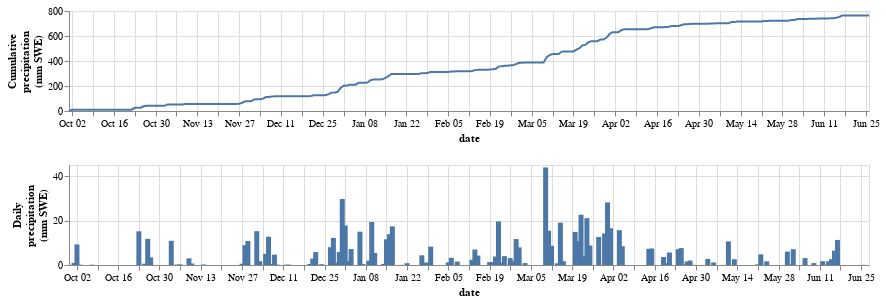

Notebook cell for this chart:
### Code cell
base = alt.Chart(df).encode(alt.X("date:T")).properties(height = 200, width = 400)
(
    base.mark_line().encode(
        alt.Y("acc_prec:Q").title(["Cumulative", "precipitation", "(mm SWE)"])
    ).properties(width=800, height=100)
    &
    base.mark_bar().encode(
        alt.Y("avg:Q").title(["Daily", "precipitation", "(mm SWE)"])
    ).properties(width=800, height=100)
).display(renderer='svg')

### Figure 1 — Vega-Lite specification as saved in the notebook (floating-point values rounded to 4 significant figures; data arrays with more than 128 entries replaced by an {"elided": "..."} marker saying what was removed)
{"config": {"view": {"continuousWidth": 300, "continuousHeight": 300}}, "vconcat": [{"mark": {"type": "line"}, "encoding": {"x": {"field": "date", "type": "temporal"}, "y": {"field": "acc_prec", "title": ["Cumulative", "precipitation", "(mm SWE)"], "type": "quantitative"}}, "height": 100, "width": 800}, {"mark": {"type": "bar"}, "encoding": {"x": {"field": "date", "type": "temporal"}, "y": {"field": "avg", "title": ["Daily", "precipitation", "(mm SWE)"], "type": "quantitative"}}, "height": 100, "width": 800}], "data": {"name": "data-e2b9046fe8dcff589b36ba85c090548a"}, "$schema": "https://vega.github.io/schema/vega-lite/v5.17.0.json", "datasets": {"data-e2b9046fe8dcff589b36ba85c090548a": {"elided": "269 records"}}}
